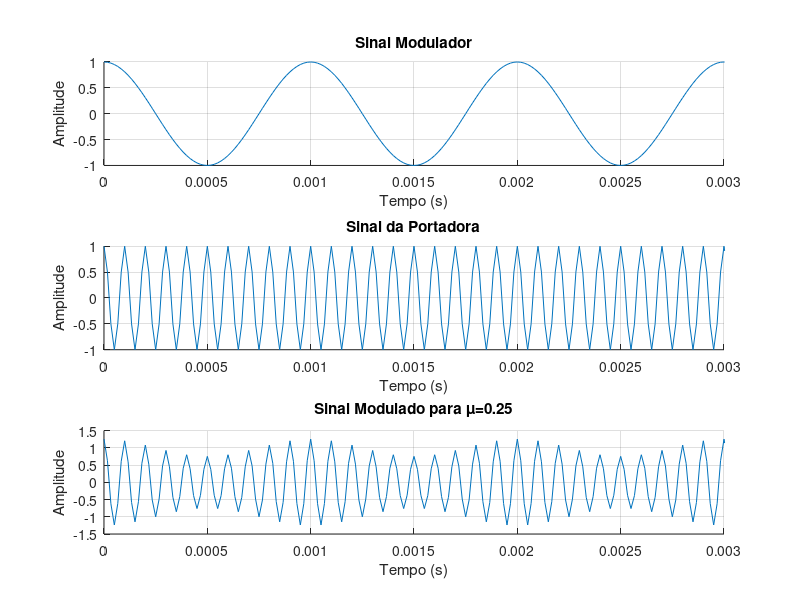
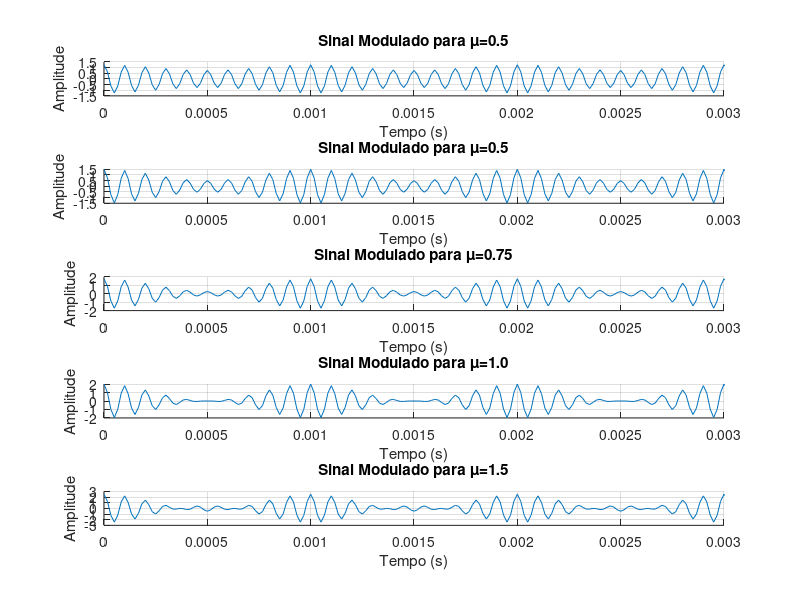

Source code (MATLAB) for these figures, in order:
clear all; close all; clc;

f= 1000;
T= 1/f;

fc = 10000;

fs = 60 * f;
ts = 1/fs;

t = 0 : ts : 1;

An = 1;
Ac = 1;

n_t = An * cos(2*pi*f*t);
c_t = Ac * cos(2*pi*fc*t);
ka = 0.25;
% fator modulante
mi = ka*An;

sinal_modulado = (1 + mi*n_t) .* c_t;

figure;
subplot(3,1,1); hold on; grid on;
plot(t, n_t);
xlim([0 3*T]);
title('Sinal Modulador');
xlabel('Tempo (s)');
ylabel('Amplitude');

subplot(3,1,2); hold on; grid on;
plot(t, c_t);
xlim([0 3*T]);
title('Sinal da Portadora');
xlabel('Tempo (s)');
ylabel('Amplitude');

subplot(3,1,3); hold on; grid on;
plot(t, sinal_modulado);
xlim([0 3*T]);
title('Sinal Modulado para \mu=0.25');
xlabel('Tempo (s)');
ylabel('Amplitude');

# frequencia
passo_f = length(t)/(fs+1);
f_axis = -fs/2 : passo_f : fs/2;

Xf_n = fft(n_t)/length(n_t);
Xf_n = fftshift(Xf_n);

Xf_c = fft(c_t)/length(c_t);
Xf_c = fftshift(Xf_c);

Xf_sinalMod = fft(sinal_modulado)/length(sinal_modulado);
Xf_sinalMod = fftshift(Xf_sinalMod);

figure;
subplot(3,1,1); hold on; grid on;
plot(f_axis, abs(Xf_n));
xlim([-5000 5000]);
title('Espectro de Frequência Sinal Modulador');
xlabel('Frequência (Hz)');
ylabel('Magnitude');

subplot(3,1,2); hold on; grid on;
plot(f_axis, abs(Xf_c));
xlim([-13000 13000]);
title('Espectro de Frequência da Portadora');
xlabel('Frequência (Hz)');
ylabel('Magnitude');

subplot(3,1,3); hold on; grid on;
plot(f_axis, abs(Xf_sinalMod));
xlim([-13000 13000]);
title('Espectro de Frequência Sinal Modulado');
xlabel('Frequência (Hz)');
ylabel('Magnitude');

subplot(5,1,1); hold on; grid on;
plot(t, sinal_modulado);
xlim([0 3*T]);
title('Sinal Modulado para \mu=0.5');
xlabel('Tempo (s)');
ylabel('Amplitude');

ka = 0.5;
% fator modulante
mi = ka*An;

sinal_modulado = (1 + mi*n_t) .* c_t;
subplot(5,1,2); hold on; grid on;
plot(t, sinal_modulado);
xlim([0 3*T]);
title('Sinal Modulado para \mu=0.5');
xlabel('Tempo (s)');
ylabel('Amplitude');

ka = 0.75;
% fator modulante
mi = ka*An;

sinal_modulado = (1 + mi*n_t) .* c_t;
subplot(5,1,3); hold on; grid on;
plot(t, sinal_modulado);
xlim([0 3*T]);
title('Sinal Modulado para \mu=0.75');
xlabel('Tempo (s)');
ylabel('Amplitude');

ka = 1.0;
% fator modulante
mi = ka*An;

sinal_modulado = (1 + mi*n_t) .* c_t;
subplot(5,1,4); hold on; grid on;
plot(t, sinal_modulado);
xlim([0 3*T]);
title('Sinal Modulado para \mu=1.0');
xlabel('Tempo (s)');
ylabel('Amplitude');

ka = 1.5;
% fator modulante
mi = ka*An;

sinal_modulado = (1 + mi*n_t) .* c_t;
subplot(5,1,5); hold on; grid on;
plot(t, sinal_modulado);
xlim([0 3*T]);
title('Sinal Modulado para \mu=1.5');
xlabel('Tempo (s)');
ylabel('Amplitude');